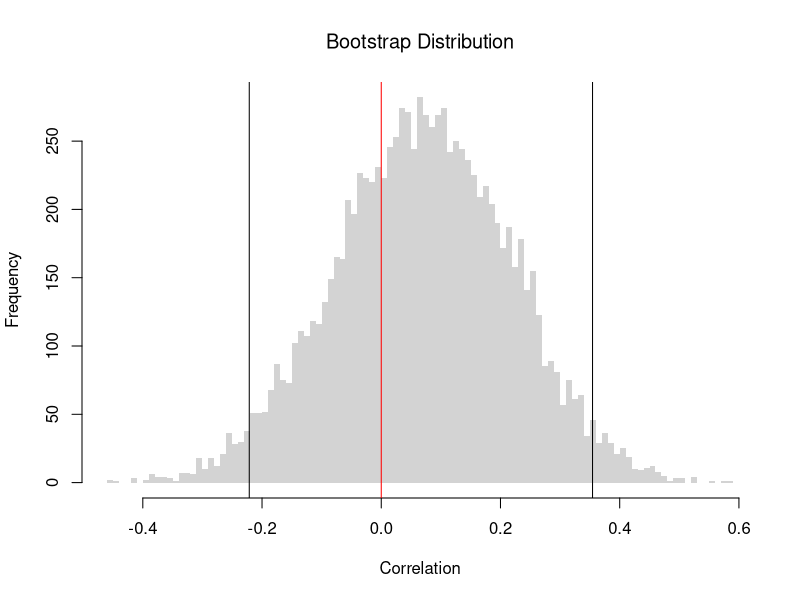
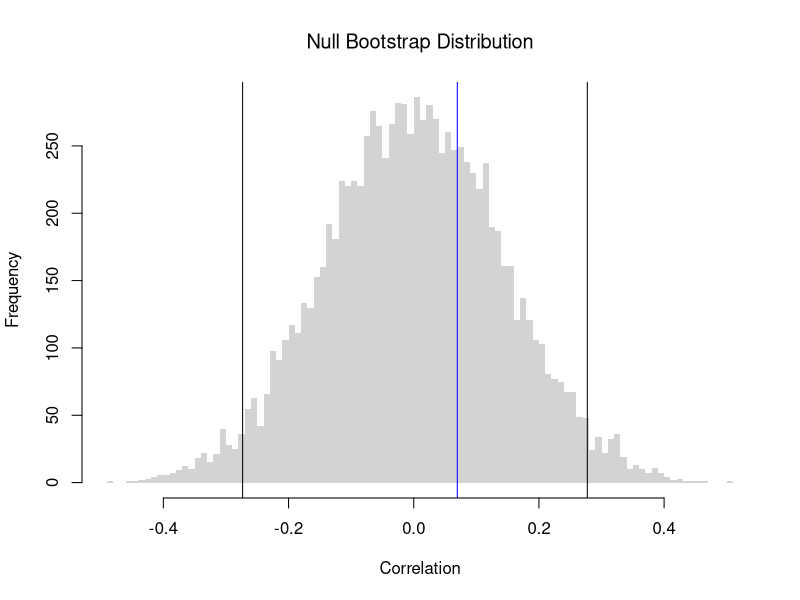
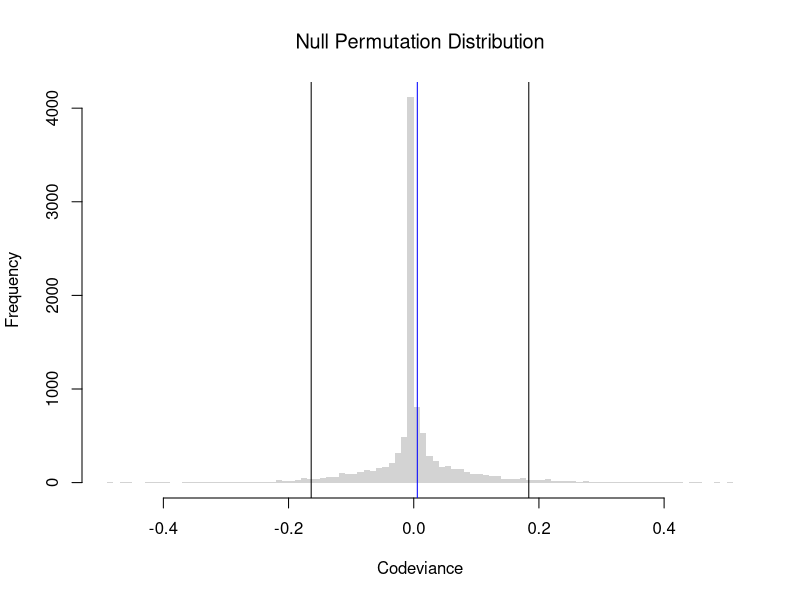
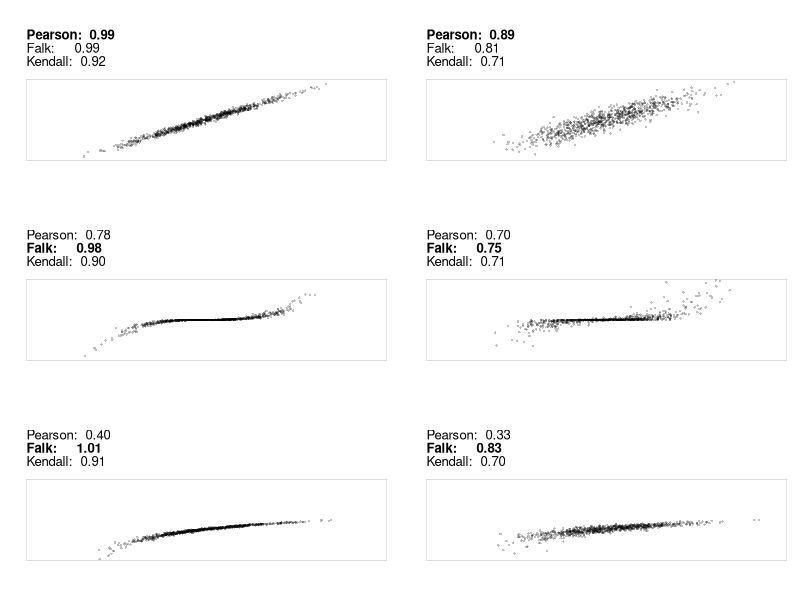
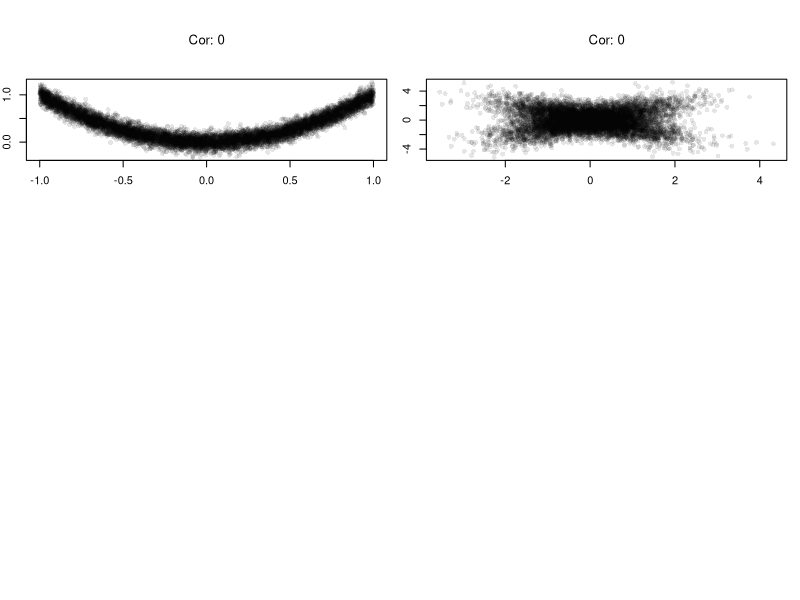
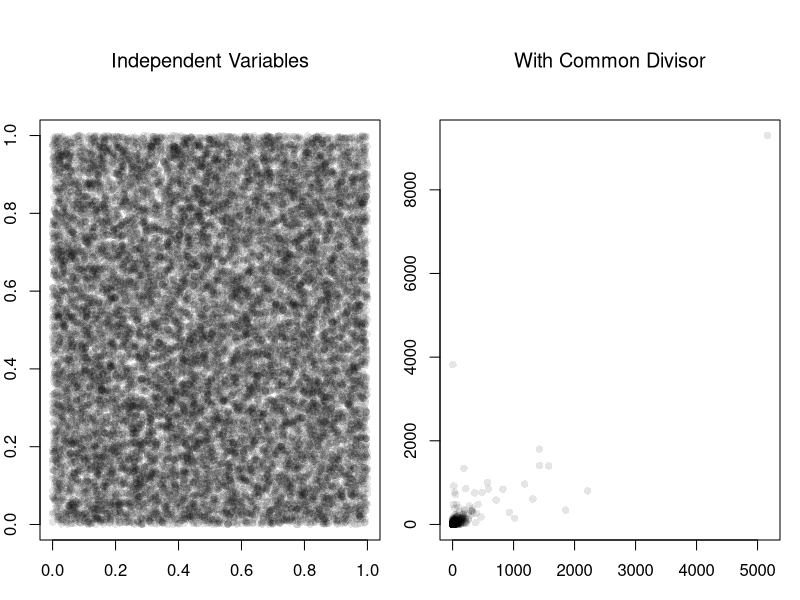
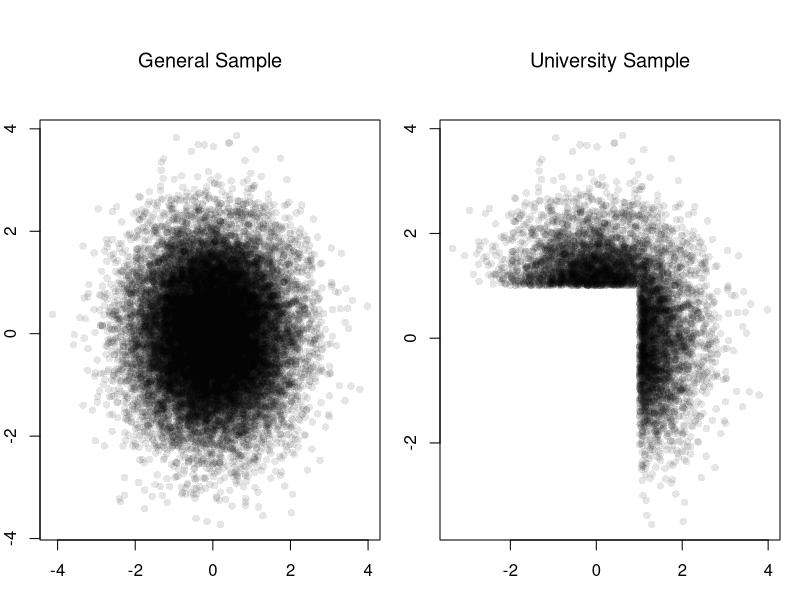

These figures' R source, in order:
## ---- chunk 1
# Create the Data
X <- c(0,1,2)
X
Y <- c(0.1,0.3,0.2)
Y

# Compute the Means
mX <- mean(X)
mY <- mean(Y)

# Compute the Deviances
dev_X <- X - mX
dev_Y <- Y - mY

# Compute the Covariance
cov_manual <-  sum(dev_X * dev_Y) / length(X)

# Compute the Standard Deviations
var_X <- sum(dev_X^2) / length(X)
sd_X <- sqrt(var_X)
var_Y <- sum(dev_Y^2) / length(Y)
sd_Y <- sqrt(var_Y)

# Compute the Correlation
cor_manual <- cov_manual / (sd_X * sd_Y)
cor_manual

# Verify with the built-in function
cor(X,Y)
## ---- chunk 2
# Load the Data
xy <- USArrests[,c('Murder','UrbanPop')]
xy_cor <- cor(xy[, 1], xy[, 2])
#plot(xy, pch=16, col=grey(0,.25))
    
# Bootstrap Distribution of Correlation
n <- nrow(xy)
bootstrap_cor <- vector(length=9999)
for(b in seq(bootstrap_cor) ){
    xy_b <- xy[sample(n, replace=T),]
    xy_cor_b <- cor(xy_b[, 1], xy_b[, 2])
    bootstrap_cor[b] <- xy_cor_b
}
hist(bootstrap_cor, breaks=100,
    border=NA, font.main=1,
    xlab='Correlation',
    main='Bootstrap Distribution')

## Test whether correlation is statistically different from 0
boot_ci <- quantile(bootstrap_cor, probs=c(0.025, 0.975))
abline(v=boot_ci)
abline(v=0, col='red')
## ---- chunk 3
xy <- USArrests[,c('Murder','UrbanPop')]
xy_cor <- cor(xy[, 1], xy[, 2])
#plot(xy, pch=16, col=grey(0,.25))
    
# Null Bootstrap Distribution of Correlation
n <- nrow(xy)
null_bootstrap_cor <- vector(length=9999)
for(b in seq(null_bootstrap_cor) ){
    xy_b <- xy
    xy_b[,'UrbanPop'] <- xy[sample(n, replace=T),'UrbanPop'] ## Reshuffle X
    xy_cor_b <- cor(xy_b[, 1], xy_b[, 2])
    null_bootstrap_cor[b] <- xy_cor_b
}
hist(null_bootstrap_cor, breaks=100,
    border=NA, font.main=1,
    xlab='Correlation',
    main='Null Bootstrap Distribution')

## Test whether correlation is statistically different from 0
boot_ci <- quantile(null_bootstrap_cor, probs=c(0.025, 0.975))
abline(v=boot_ci)
abline(v=xy_cor, col='blue')
## ---- chunk 4
codev <- function(xy) {
  # Compute medians for each column
  med <- apply(xy, 2, median)
  # Subtract the medians from each column
  xm <- sweep(xy, 2, med, "-")
  # Compute CoDev
  CoDev <- median(xm[, 1] * xm[, 2])
  # Compute the medians of absolute deviation
  MadProd <- prod( apply(abs(xm), 2, median) )
  # Return the robust correlation measure
  return( CoDev / MadProd)
}
xy_codev <- codev(xy)
xy_codev
## ---- chunk 5
xy <- USArrests[,c('Murder','UrbanPop')]
xy_cor <- cor(xy[, 1], xy[, 2])
#plot(xy, pch=16, col=grey(0,.25))
    
# Null Permutation Distribution of Codeviance
n <- nrow(xy)
null_permutation_codev <- vector(length=9999)
for(b in seq(null_permutation_codev) ){
    xy_b <- xy
    xy_b[,'UrbanPop'] <- xy[sample(n, replace=F),'UrbanPop'] ## Reshuffle X
    xy_codev_b <- codev(xy_b)
    null_permutation_codev[b] <- xy_codev_b
}
hist(null_permutation_codev, breaks=100,
    border=NA, font.main=1,
    xlab='Codeviance',
    main='Null Permutation Distribution')

## Test whether correlation is statistically different from 0
abline(v=quantile(null_permutation_codev, probs=c(0.025, 0.975)))
abline(v=xy_codev, col='blue')
## ---- chunk 6
xy <- USArrests[,c('Murder','UrbanPop')]
xy[,1] <- rank(xy[,1] )
xy[,2] <- rank(xy[,2] )
# plot(xy, pch=16, col=grey(0,.25))
KT <- cor(xy[, 1], xy[, 2], method = "kendall")
round(KT, 3)
## ---- chunk 7
xy <- USArrests[,c('Murder','UrbanPop')]
KT <- cor(xy[, 1], xy[, 2], method="kendall")
## ---- chunk 8
#| fig-width: 8
#| fig-height: 8
## https://commons.wikimedia.org/wiki/File:Correlation_examples2.svg

MyPlot <- function(xy, xlim = c(-4, 4), ylim = c(-3,3)) {
   plot(xy, main ='', xlab = "", ylab = "",
        col = grey(0,.25), pch=16, cex=.5,
        xaxt = "n", yaxt = "n", bty = "n",
        xlim = xlim, ylim = ylim)
    box(lwd=.1)
    
    cor1 <- cor(xy[,1], xy[,2])
    cor2 <- codev(xy)
    cor3 <- cor(xy[,1], xy[,2], method='kendall')
    cors <- c(cor1, cor2, cor3)
    
    #cor3 <- abs(generalCorr::gmcmtx0( xy[,c(1,2)])[2])
    #cor4 <- Rfast::dcor( xy[,1], xy[,2])[[4]]
    #cor5 <- XICOR::xicor( xy[,1], xy[,2]) ## cor( xy[,1], xy[,2], method='kendall') 

    fm <- cors*0 + 1
    fm[which.max(abs(cors))] <- 2
    title(paste0('Pearson:  ',  formatC(cor1, digits=2, format='f')),
        line=3, adj=0, font.main=fm[1])
    title(paste0('Falk:     ',  formatC(cor2, digits=2, format='f')),
        line=2, adj=0, font.main=fm[2])    
    title(paste0('Kendall:  ',  formatC(cor3, digits=2, format='f')),
        line=1, adj=0, font.main=fm[3])
}

MvNormal <- function(n = 1000, cor, f) {
   for (i in cor) {
      sd = matrix(c(1, i, i, 1), ncol = 2)
      x = mvtnorm::rmvnorm(n, c(0, 0), sd)
      x[,2] <- f(x[,2])
      MyPlot(x)
   }
}

output <- function() {
   par(mfrow = c(3, 2), oma = c(0,0,0,0), mar=c(3,2,6,1))
   cor <- c(0.99, 0.9)
   MvNormal(800, cor, function(y){y});
   MvNormal(800, cor, function(y){(y/2)^3});
   MvNormal(800, cor, function(y){log( (y-min(y)+.Machine[['double.eps']])/(max(y)-min(y)) ) });
}
output()
## ---- chunk 9
xy <- USArrests[,c('Murder','UrbanPop')]
xy[,1] <- cut(xy[,1],3)
xy[,2] <- cut(xy[,2],4)
table(xy)

CV <- function(xy){
    # Create a contingency table from the categorical variables
    tbl <- table(xy)
    # Compute the chi-square statistic (without Yates' continuity correction)
    chi2 <- chisq.test(tbl, correct=FALSE)[['statistic']]
    # Total sample size
    n <- sum(tbl)
    # Compute the minimum degrees of freedom (min(rows-1, columns-1))
    df_min <- min(nrow(tbl) - 1, ncol(tbl) - 1)
    # Calculate Cramer's V
    V <- sqrt((chi2 / n) / df_min)
    return(V)
}
CV(xy)

# DescTools::CramerV( table(xy) )
## ---- chunk 10
set.seed(123)
n <- 10000

# X causes Y via Y = X^2 + noise
X <- runif(n, min = -1, max = 1)
epsilon <- rnorm(n, mean = 0, sd = 0.1)
Y <- X^2 + epsilon  # clear causal effect of X on Y
plot(X,Y, pch=16, col=grey(0,.1))

# Correlation over the entire range
title( paste0('Cor: ', round( cor(X, Y), 1) ) ,
    font.main=1)
## ---- chunk 11
# Heterogeneous Effects
X <- rnorm(n) # Randomized "treatment"

# Heterogeneous effects based on group
group <- rbinom(n, size = 1, prob = 0.5)
epsilon <- rnorm(n, mean = 0, sd = 1)
Y <- ifelse(group == 1,
            X + epsilon,   # positive effect
            -X + epsilon)  # negative effect
plot(X,Y, pch=16, col=grey(0,.1))

# Correlation in the pooled sample
title( paste0('Cor: ', round( cor(X, Y), 1) ),
    font.main=1 )
## ---- chunk 12
set.seed(123)
n <- 20000

# Independent components
A <- runif(n)
B <- runif(n)
C <- runif(n)
par(mfrow=c(1,2))
plot(A,B, pch=16, col=grey(0,.1))
title('Independent Variables', font.main=1)

# Ratios with a shared denominator
X <- A / C
Y <- B / C
plot(X,Y, pch=16, col=grey(0,.1))
title('With Common Divisor', font.main=1)

# Correlation
cor(X, Y)
## ---- chunk 13

# Independent traits in the population
test_score        <- rnorm(n, mean = 0, sd = 1)
extracurriculars  <- rnorm(n, mean = 0, sd = 1)

# Selection above thresholds
threshold <- 1.0
admitted <- (test_score > threshold) | (extracurriculars > threshold)
mean(admitted)  # admission rate

par(mfrow = c(1, 2))
# Full population
plot(test_score, extracurriculars,
     pch=16, col=grey(0,.1))
title('General Sample', font.main=1)
# Admitted only
plot(test_score[admitted], extracurriculars[admitted],
     pch=16, col=grey(0,.1))
title('University Sample', font.main=1)
# Correlation among admitted applicants only
cor(test_score[admitted], extracurriculars[admitted])
## ---- chunk 14
# Make a Probability Table
x <- c(0,1,2)
y <- c(0,10,20)
xy_probs <- matrix(c(
    0.0, 0.1, 0.0,
    0.1, 0.3, 0.1,
    0.1, 0.1, 0.2
), nrow=3, ncol=3, byrow=TRUE)
rownames(xy_probs) <- paste0('y=',y)
colnames(xy_probs) <-  paste0('x=',x)
xy_probs

# Compute Marginals and Means
pX  <- colSums(xy_probs)
pY  <- rowSums(xy_probs)
EX  <- sum(x * pX)
EY  <- sum(y * pY)

# Compute Covariance
dxy_grid <- expand.grid(dy=y-EY, dx=x-EX)[,c(2,1)]
dxy_grid[,'p'] <- as.vector(xy_probs)
dxy_grid[,'contribution'] <- dxy_grid[,'dx'] * dxy_grid[,'dy'] * dxy_grid[,'p']
CovXY <- sum(dxy_grid[,'contribution'])
CovXY

# Compute Variances
VX <- sum( (x-EX)^2 * pX)
SX <- sqrt(VX)
VY <- sum( (y-EY)^2 * pY)
SY <- sqrt(VY)

# Compute Correlation
CorXY <- CovXY / (SX * SY)
CorXY
